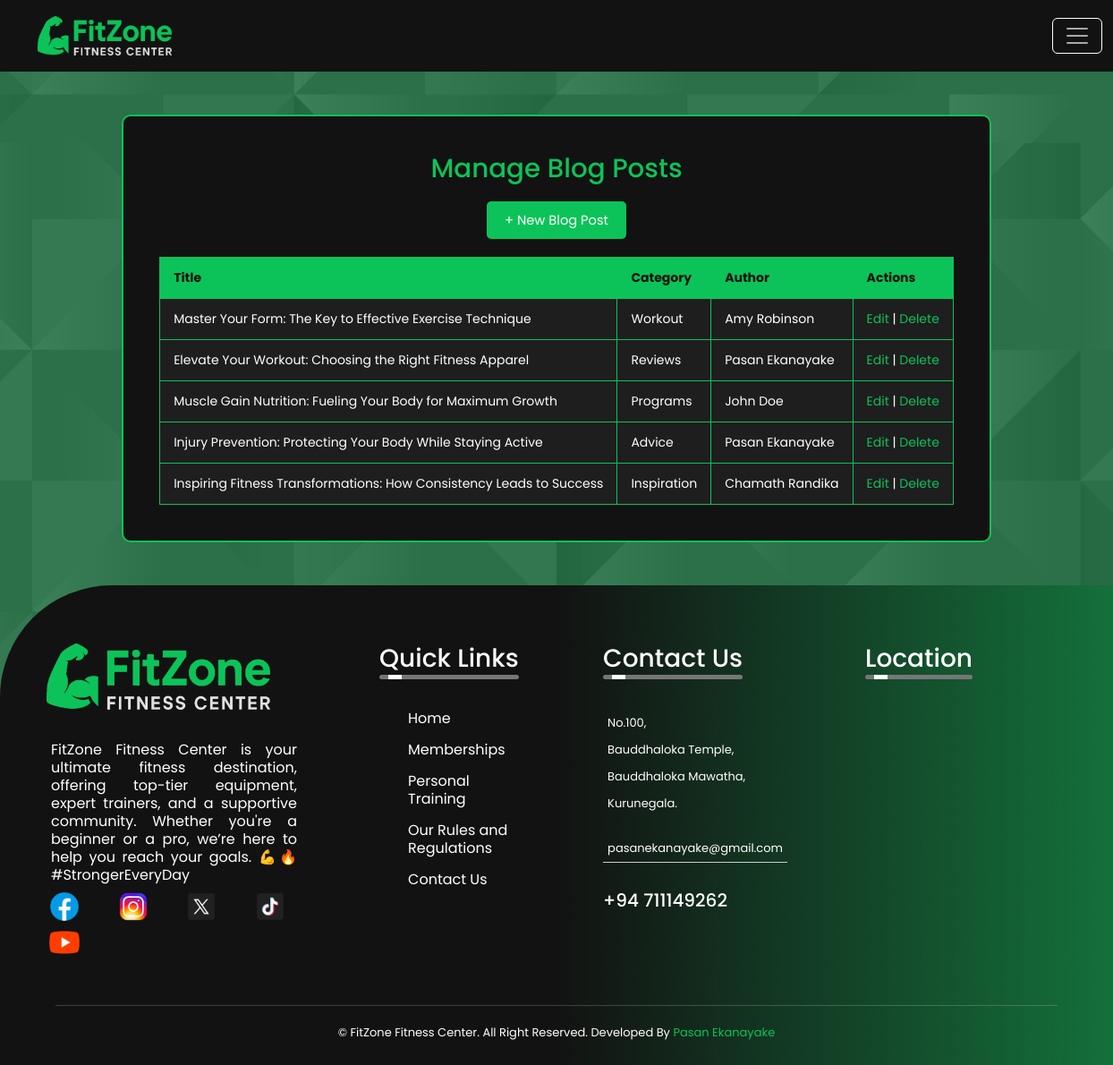
Screenshot of /admin/admin-dash.php with the database file from the repository.
### tables this page shows
CREATE TABLE `blog_posts` (
  `post_id` int(5) NOT NULL,
  `title` varchar(100) NOT NULL,
  `content` text NOT NULL,
  `category` varchar(100) NOT NULL,
  `author` varchar(100) NOT NULL,
  `image` varchar(255) NOT NULL,
  `created_at` timestamp NOT NULL DEFAULT current_timestamp()
);

### admin/admin-dash.php (the view, shortened to what this page needs)
<?php
    include '../includes/db-connection.php';
    $result = $conn->query("SELECT * FROM blog_posts ORDER BY created_at DESC");
?>
<!DOCTYPE html>
<html>
    <head>
        <link href="https://cdn.jsdelivr.net/npm/bootstrap@5.3.3/dist/css/bootstrap.min.css" rel="stylesheet">
        <link rel="stylesheet" type="text/css" href="../public/css/header.css">
        <link rel="stylesheet" type="text/css" href="../public/css/footer.css">
        <link rel="stylesheet" type="text/css" href="./admin-dash.css">
    </head>
    <body id="personal-training-body">
        <header>
            <nav class="navbar navbar-expand-xxl" id="navbar" style="background-color: #121212;">
              <div class="container-fluid">
                <a href="../index.php"><img src="../public/images/logo.png" class="float-start" alt="Logo" id="header-logo"></a>
                <button class="navbar-toggler" type="button" data-bs-toggle="collapse" data-bs-target="#navbarSupportedContent" aria-controls="navbarSupportedContent" aria-expanded="false" aria-label="Toggle navigation">
                  <span class="navbar-toggler-icon"></span>
                </button>
              </div>
            </nav>
        </header>
        <div class="manage-posts mb-5 my-5">
          <h1>Manage Blog Posts</h1>
          <a href="create-post.php" class="new-post-btn" data-bs-toggle="modal" data-bs-target="#exampleModal">+ New Blog Post</a>
          <table class="blog-table">
            <thead>
              <tr>
                <th>Title</th>
                <th>Category</th>
                <th>Author</th>
                <th>Actions</th>
              </tr>
            </thead>
            <tbody>
              <?php while($row = $result->fetch_assoc()): ?>
                <tr>
                  <td><?= $row['title'] ?></td>
                  <td><?= $row['category'] ?></td>
                  <td><?= $row['author'] ?></td>
                  <td>
                    <a class="edit-link" href="./edit-posts.php?id=<?= $row['post_id'] ?>">Edit</a> |
                    <a class="delete-link" href="./delete-posts.php?id=<?= $row['post_id'] ?>" onclick="return confirm('Delete this post?')">Delete</a>
                  </td>
                </tr>
              <?php endwhile; ?>
            </tbody>
          </table>
        </div>
        <div id="footer">
            <footer>
              <div class="container-fluid">
                  <div class="raw">
                      <div class="col-sm-12 col-md-3 col-lg-4 col-xl-3" id="section">
                          <a href="../index.php"><img src="../public/images/logo.png" class="footer-logo"></a>
                          <p>FitZone Fitness Center is your ultimate fitness destination, offering top-tier equipment, expert trainers, and a
                            supportive community. Whether you're a beginner or a pro, we’re here to help you reach your goals.
                            💪🔥 #StrongerEveryDay</p>
                          <div>
                              <a href="https://web.facebook.com/"><img src="../public/images/facebook.png" class="social-icons"></a>
                              <a href="https://www.instagram.com/"><img src="../public/images/instagram.png" class="social-icons"></a>
                              <a href="https://x.com/"><img src="../public/images/twitter.png" class="social-icons"></a>
                              <a href="https://www.tiktok.com/"><img src="../public/images/tiktok.png" class="social-icons"></a>
                              <a href="https://www.youtube.com/"><img src="../public/images/youtube.png" class="social-icons"></a>
                          </div>
                      </div>
                      <div class="col-sm-12 col-md-3 col-lg-4 col-xl-3" id="section">
                          <h3>Quick Links <div class="underline"><span></span></div></h3>
                          <ul>
                              <li><a href="../index.php">Home</a></li>
                              <li><a href="../index.php#home-section-3">Memberships</a></li>
                              <li><a href="../pages/personal-training.html">Personal Training</a></li>
                              <li><a href="../pages/rules-and-egulations.html">Our Rules and Regulations</a></li>
                              <li><a href="../pages/contact.html">Contact Us</a></li>
                          </ul>
                      </div>
                      <div class="col-sm-12 col-md-3 col-lg-4 col-xl-3" id="section">
                          <h3>Contact Us <div class="underline"><span></span></div></h3>
                          <p>No.100,</p>
                          <p>Bauddhaloka Temple,</p>
                          <p>Bauddhaloka Mawatha,</p>
                          <p>Kurunegala.</p><br>
                          <p class="email-id">pasanekanayake@gmail.com</p>
                          <h5>+94 711149262</h4>
                      </div>
                      <div class="col-sm-12 col-md-3 col-lg-4 col-xl-3" id="section">
                          <h3>Location <div class="underline"><span></span></div></h3>
                          <iframe src="https://www.google.com/maps/embed?pb=!1m18!1m12!1m3!1d1398.5848059336454!2d80.36256596971003!3d7.487851722647029!2m3!1f0!2f0!3f0!3m2!1i1024!2i768!4f13.1!3m3!1m2!1s0x3ae3398ab06be8b9%3A0x1f90e4e71e885052!2sKurunegala!5e0!3m2!1sen!2slk!4v1743409101671!5m2!1sen!2slk" width="500" height="300" style="border:0;" allowfullscreen="" loading="lazy"></iframe>
                      </div>
                  </div>
              </div>
              <hr>
              <p class="copyright">&copy; FitZone Fitness Center. All Right Reserved. Developed By <a href="https://www.linkedin.com/in/pasanekanayake/">Pasan Ekanayake</a></p>
            </footer>
        </div>
    </body>
</html>

### public/css/header.css (style rules this page uses)
* { font-family: "Poppins"; }
#header-logo { width: 150px; margin-left: 30px; margin-right: 100px; margin-top: 10px; margin-bottom: 10px; }
#navbar .container-fluid { display: flex; align-items: center; justify-content: space-between; }
.navbar-toggler-icon { filter: invert(100%); }
.navbar-toggler { border-color: white !important; }

### public/css/footer.css (style rules this page uses)
* { font-family: "Poppins"; }
body { font-size: 14pt; display: flex; flex-direction: column; min-height: 100vh; }
footer { width: 100%; bottom: 0; background: linear-gradient(to right, #121212, #121212, #14703b); color: white; padding-bottom: 10px; padding-top: 50px; border-top-left-radius: 125px; font-size: 13px; line-height: 20px; flex-grow: 1; }
.raw { width: 100%; margin: 5px 30px; display: flex; flex-wrap: wrap; align-items: flex-start; justify-content: space-between; }
#section { display: flex; flex-direction: column; align-items: left; flex-basis: 25%; padding: 10px; }
#section:nth-child(1) { font-size: 12pt; text-align: justify; }
#section:nth-child(2), #section:nth-child(3) { flex-basis: 15%; }
.footer-logo { width: 250px; margin-bottom: 30px; }
#section h3 { width: fit-content; margin-bottom: 40px; position: relative; }
#section h5 { width: fit-content; margin-top: 30px; position: relative; }
#section p { margin: 0; padding: 5px; }
.email-id { width: fit-content; border-bottom: 1px solid #ccc; margin: 20px 0; }
ul li { list-style: none; margin-bottom: 15px; font-size: 12pt; }
ul li a { text-decoration: none; color: white; }
.social-icons { width: 40px; text-align: center; font-size: 20px; margin-right: 15px; cursor: pointer; }
iframe { width: fit-content; position: relative; }
hr { width: 90%; border: 0; border-bottom: 1px solid #ccc; margin: 20px auto; }
.copyright { text-align: center; }
.copyright a { color: #0CC359; text-decoration: none; }
.underline { width: 100%; height: 5px; background: #767676; border-radius: 3px; position: absolute; top: 35px; left: 0; overflow: hidden; }
.underline span { width: 15px; height: 100%; background: #fff; position: absolute; top: 0; left: 10px; animation: moving 2s linear infinite; }

### admin/admin-dash.css (style rules this page uses)
* { font-family: "Poppins"; }
body { font-family: "Poppins", sans-serif; margin: 0; padding: 0; color: white; text-align: center; background-image: url(../public/images/pattern-bg-img.png); background-color: #14703b; background-position: left; background-size: 100%; background-attachment: fixed; overflow-x: hidden; }
nav { font-size: 14pt; font-weight: 600; text-align: left; }
#footer { text-align: left; }
.manage-posts { padding: 40px; background-color: #121212; color: #FFFFFF; border: 2px solid #0CC359; border-radius: 10px; max-width: 1000px; margin: auto; }
.manage-posts h1 { font-size: 22pt; margin-bottom: 20px; color: #0CC359; text-align: center; }
.new-post-btn { display: inline-block; margin-bottom: 20px; padding: 10px 20px; background-color: #0CC359; color: #FFFFFF; text-decoration: none; border-radius: 5px; font-size: 11pt; transition: 0.3s; }
.blog-table { width: 100%; border-collapse: collapse; background-color: #1e1e1e; }
.blog-table th, .blog-table td { padding: 12px 15px; border: 1px solid #0CC359; text-align: left; font-size: 10.5pt; }
.blog-table th { background-color: #0CC359; color: #121212; font-weight: bold; }
.edit-link, .delete-link { color: #0CC359; text-decoration: none; transition: 0.3s; }

### rows the page displays
blog_posts: title "Master Your Form: The Key to Effective Exercise Technique", category "Workout", author "Amy Robinson"
blog_posts: title "Elevate Your Workout: Choosing the Right Fitness Apparel", category "Reviews", author "Pasan Ekanayake"
blog_posts: title "Muscle Gain Nutrition: Fueling Your Body for Maximum Growth", category "Programs", author "John Doe"
blog_posts: title "Injury Prevention: Protecting Your Body While Staying Active", category "Advice", author "Pasan Ekanayake"
blog_posts: title "Inspiring Fitness Transformations: How Consistency Leads to Success", category "Inspiration", author "Chamath Randika"
